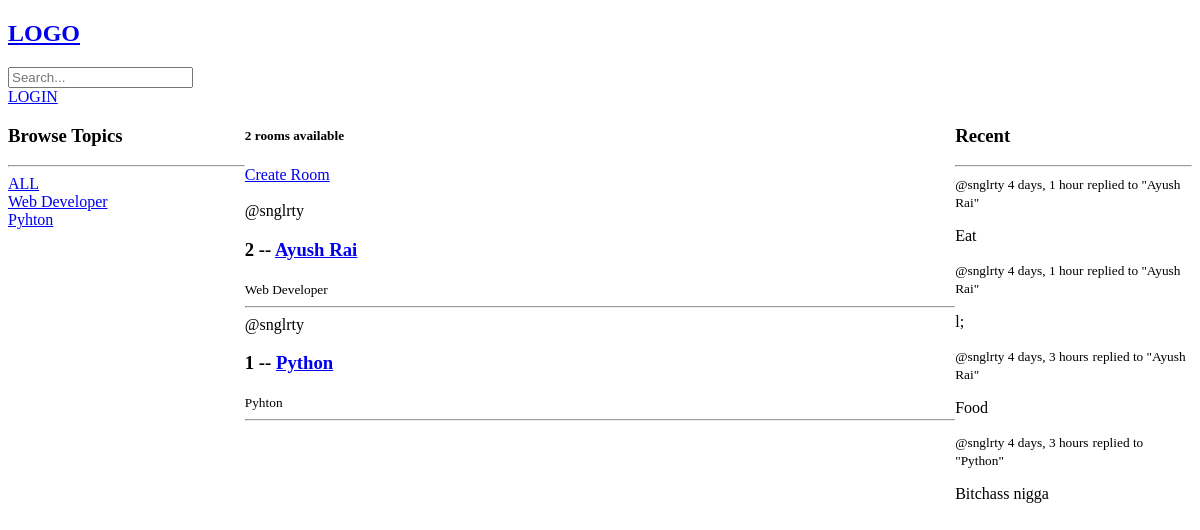
The app's page /, older data.
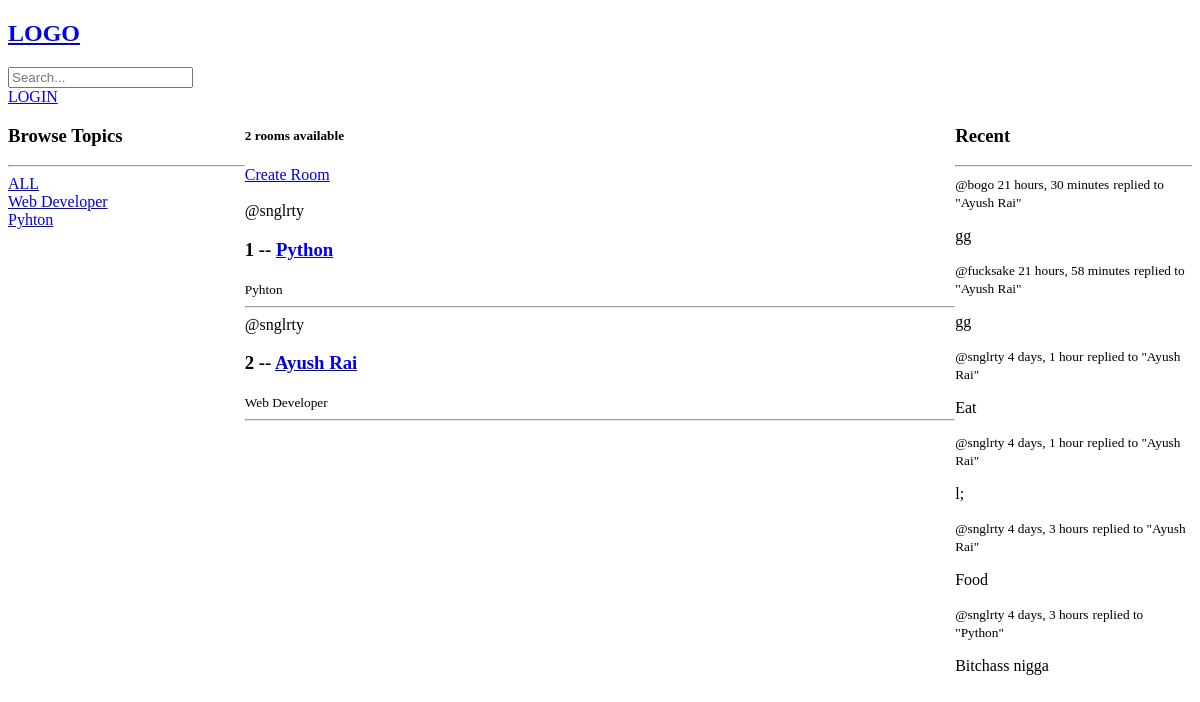
The same page, newer data.
### base/models.py (models this page shows, shortened)
class Topic(models.Model):
    name = models.CharField(max_length=200)

class Room(models.Model):
    host = models.ForeignKey(User, on_delete= models.SET_NULL, null= True)
    topic = models.ForeignKey(Topic, on_delete= models.SET_NULL, null= True)
    name = models.CharField(max_length=200)
    description = models.TextField(null=True, blank=True)
    participants = models.ManyToManyField(User,related_name='particpants',blank='True')
    updated = models.DateTimeField(auto_now= True)
    created = models.DateTimeField(auto_now_add= True)
    class Meta:
        ordering = ['-updated','-created']
    def __str__(self):
        return self.name

class message(models.Model):
    user = models.ForeignKey(User,on_delete=models.CASCADE)
    room = models.ForeignKey(Room, on_delete=models.CASCADE)
    body = models.TextField()
    updated = models.DateTimeField(auto_now= True)
    created = models.DateTimeField(auto_now_add= True)
    class Meta:
        ordering = ['-updated','-created']

### base/views.py (the view)
# urls.py: path('',home,name="home"),
def home(request):
    q = request.GET.get('q') if request.GET.get('q') != None else ''
    rooms = Room.objects.filter(
        Q(topic__name__icontains=q) |
        Q(name__icontains=q) |
        Q(description__icontains=q)
    )
    topics = Topic.objects.all()
    room_count = rooms.count()
    chats = message.objects.all()
    context = {'rooms' : rooms,'topics' : topics,'room_count':room_count, 'chats' : chats}
    return render(request,'base/home.html',context)

### base/templates/base/home.html (shortened to what this page needs)
{%extends 'main.html'%}
{%block content%}
<div class="home-container">
    <div>
        {% include 'base/topics_component.html' %}
    </div>
    <div>
        <h5>{{room_count}} rooms available</h5>
        <a href="{%url 'create-room'%}">Create Room</a><br><br>
        {% include 'base/feed_component.html' %}
    </div>
    <div>
        {%include 'base/activity_component.html'%}
    </div>
</div>
{%endblock%}

### base/templates/base/topics_component.html
<h3>Browse Topics</h3>
        <hr>
        <div>
            <a href="{% url 'home' %}">ALL</a>
        </div>
        {% for topic in topics %}
            <div>
                <a href="{% url 'home' %}?q={{topic.name}}">{{topic.name}}</a>
            </div>
        {% endfor   %}

### base/templates/base/feed_component.html (shortened to what this page needs)
        <div>
            {% for room in rooms %}
            <div>
                <span>@{{ room.host.username }}</span>
                <h3>{{room.id}} -- <a href="{% url 'room' room.id%}">{{room.name}}</a></h6>
                <small>{{ room.topic.name }}</small>
                <hr>
            </div>
            {%endfor%}
        </div>

### base/templates/base/activity_component.html
<h3>Recent</h3>
        <hr>
        {% for chat in chats %}
            <div>
                <small>@{{chat.user}}  {{chat.created|timesince}}</small>
                <small>replied to "{{chat.room}}"</small>
                <P>{{chat.body}}</P>
            </div>
        {% endfor %}

Row changes from the older to the newer data that the page shows:
changed Room "Python": moves up the list
added message: user "bogo", created "21 hours, 30 minutes", room "Ayush Rai", body "gg"
added message: user "fucksake", created "21 hours, 58 minutes", room "Ayush Rai", body "gg"
